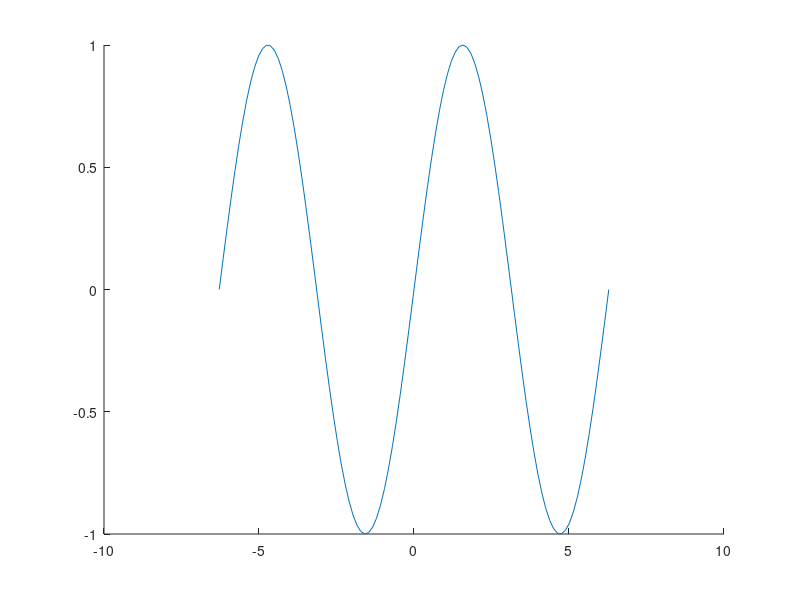

The MATLAB source for this figure: (Note: this script raises an error after producing the figure.)
%%%%%%%%%%%%%%%%%%%%%%%%%%%%%%%%%%%%%%%%%%%%%%%%%%%%%%%%%%%%%%%%%%%%%%%%%%
% Assignment 1: Matlab Scavenger Hunt and HelloWorld
%
% Submitted by:
%
% Due: October 8, 2020
%
% Instructions: 

% There are two parts to this assignment. Part 1 deals with using the
% Matlab documentation to answer some questions or perform some tasks. Part
% 2 involves you writing your very first Matlab program!!

% Please write all of your responses in the following .mfile.
% If there are comments after the question (as in question 2) please 
% write your answer inside those comments. If there are not comments
% please write your answer with correct matlab syntax. 
%
%%%%%%%%%%%%%%%%%%%%%%%%%%%%%%%%%%%%%%%%%%%%%%%%%%%%%%%%%%%%%%%%%%%%%%%%%%

%%%%%%%%%%%%%%%%%%%%%%% Part 1  %%%%%%%%%%%%%%%%%%%%%%%%%%%%%%%%%%

% 1. Set the url of the matlab documentation to a variable called helpURL

helpURL = "https://www.mathworks.com/help/matlab/"

% 2. What does the command 'clear all' do?
%
% Answer: clears the workspace
%


% 3. What function would you use to take the average of the following
% numbers [1 7 21 32 67 32453]? Store your answer in a variable called
% averageAnswer.

X = [1 7 21 32 67 32453] 
averageAnswer=mean(X)


% 4. What command would you type to see a list of all installed toolboxes?

ver

% 5. What command would return a list of all of the available functions in 
% the image processing toolbox? 

availableFunctions="https://www.mathworks.com/help/images/referencelist.html?type=function&s_tid=CRUX_topnav"

% 6. On the line below figure, write a command to draw a graph of 
% x and y. 

x = linspace(-2*pi,2*pi);
y = sin(x);

figure
line(x,y)        %<- command goes here

        

% 7. Find a function that performs a statistical test you've seen used
% in a journal article (there are many possible answers to this). 

%
% Answer: ttest(x)
%

% 8. What are the 2 major types of loops that MATLAB supports? What is the
% difference between them?

%
% Answer: The major types of loops is 'for' and 'while'. The difference is
% 'for' tells matlab to repeat a certain amount of times, 'while' tells
% matlab to repeat only when true. 
% 


% 9. What does NaN stand for? Give an example of when you would get NaN as
% an answer. 

%
% Answer: NaN stands for Not-a-Number. Would get this as an answer when an
% operation has a result such as 0/0 or something equivalent to infinity. 
%


% 10. The following code snippet executes but contains an error (we don't
% get a useful answer). See if you can use the documentation to fix the 
% error to get the sum of the numbers in A. Do not change or remove 
% any of the values in A.

A = [1 2 3 2 1 NaN 1 2 3 NaN];
S = sum(A,'omitnan')


% 11. I used to love playing the game minesweeper. Is there a way that I
% could play a similar game on Matlab? Write the command that would launch
% the game if so. 

xpbombs


% 12. Create a variable myage and store your age on the day the hurricane is 
% supposed to impact our area in it. Subtract two from the value of the
% variable. Add one to the value of the variable. 
myage=22 
myage=(myage-2)+1


% 13. Use the built-in function namelengthmax to find out the maximum number of
% characters that you can have in an identifier name under your version of
% MATLAB. Store the value in a variable called myMaxNameLength
myMaxNameLength=namelengthmax

% 14. Create two variables to store a weight in pounds and ounces. Use who and whos
% to see the variables. Clear one of them and then use who and whos again.
P=10
Z=160
who
whos
clear P
who
whos

% 15. Store a number with a decimal place in a double variable (the default). Convert the
% variable to the type int32 and store the result in a new variable (hint: this is known
% as casting in computer programming).
var=2.34
val=int32(var)


% 16. Create a variable called pounds to store a weight in pounds. Convert this to 
% kilograms and assign the result to a variable kilos.

pounds=10
kilos= pounds/2.2


% 18. Create a variable fTemp to store a temperature in degrees Fahrenheit (F). 
% Convert this to degrees Celsius (C) and store the result in a variable cTemp.

fTemp=45
cTemp=((fTemp-32)*5)/9

% 19. Using the colon operator, create the following row vectors:
% 2 3 4 5 6 7 
% 1.1000 1.3000 1.5000 1.7000 
% 8 6 4 2
% Store your results with variable names vecA, vecB and vecC respectively.
vecA=[2:7]
vecB=[1.1:0.2:1.7]
vecC=[8:-2:2]

% 20. Give the MATLAB expression that would create a vector 
% (in a variable called vec) of 50 elements that range, equally spaced, 
% from 0 to 2pi:
vec=linspace(0,2*pi,50)


% 21. Using the colon operator and the transpose operator, 
% create a column vector that has the values -1 to 1 in steps of 0.5.
cvec=[-1:0.5:1]
cvec=cvec'

% 22. Create a variable called rows that is a random integer in the inclusive range 
% from 1 to 5. Create a variable called cols that is a random integer in the 
% inclusive range from 1 to 5. Create a matrix called result of all zeros with the 
% dimensions given by the values of rows and cols. 
rows=randi([1 5],1)
cols=randi([1 5],1)
result=zeros(rows,cols)


% 23. Create a vector of five random integers, each in the inclusive range 
% from -10 to 10. Perform each of the following and store your results in 
% appropriately named variables. (you should have a seperate line of code for each):
% - subtract 3 from each element n
% - count how many are positive
% - get the absolute value of each element
% - find the maximum.
vecf=randi([-10 10],1,5)
vecfsubtract=vecf-3
vecfpositive=sum(vecf>0)
vecfabsolutevalue=abs(vecf)
vecfmax=max(vecf)



% 24. Write some code that will calculate the area of a trapezoid. Create
% variables for base1, base2, and height and assign them values. Store the
% result of your calculation in a variable called trapArea. Comment your
% code so that another user can understand what your code does. 

base1=10
base2=7
height=5
trapArea=((base1+base2)/2)*height
% trapArea finds the area of a trapezoid with a base of 10 and 7 and a
% height of 5


% 25. In biomechanics, a vector is a set of numbers that indicate 
% both magnitude and direction. Units such as velocity and force are vector 
% quantities. An example of a vector could be <2.34, 4.244, 5.323> meters/second. 
% This vector describes the velocity of an object at a certain point in 
% three-dimensional space, <x,y,z>. In solving problems related to vectors, 
% it is handy to know the unit vector of a certain measurement. 
% A unit vector is a vector that has a certain direction, but a magnitude of 1.
% The equation for a unit vector in three-dimensional space is:

% u = <x,y,z>/sqrt(x^2 + y^2 + z^2)

% Write some code that prompts the user for x, y, and z values, and then 
% calculates the unit vector and stores the value in a variable called
% unitVector. 

x=input('Enter x value here: ')
y=input('Enter y value here: ')
z=input('Enter z value here: ')
unitVector= [x,y,z]/sqrt(x^2 + y^2 + z^2)


%%%%%%%%%%%%%%%%%%%%%%%%%%  Part 2: Hello World %%%%%%%%%%%%%%%%%%%%%%%%%%

% Write some code that will print the string 'Hello World' to the screen. 
% There are several ways that you could do this. For an extra challenge, 
% make your program able to take text input from the user and output 
% whatever they input. (For ease of running and executing your solution,
% you should comment all the lines of code from Part 1. Just make sure you
% remove the comments before you submit.) 

%%% Enter the code for your program below this line

disp('Hello World')

A=input('insert phrase here: ')



%%%%% When you have completed everything, type the following two commands
%%%%% (without comments) into your command window. 

%%% load handel
%%% sound(y, Fs)